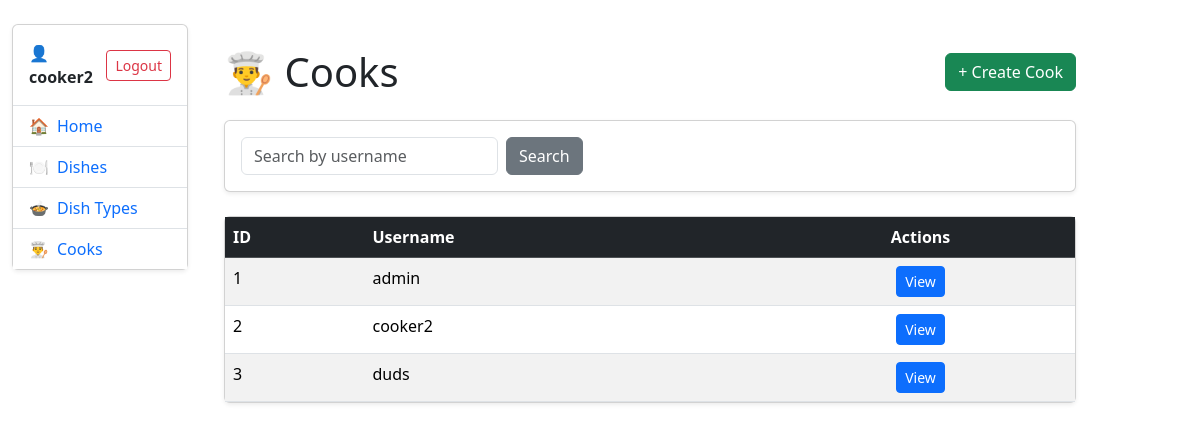
Page /cooks/ (signed in) on the committed database.
### kitchen/models.py (models this page shows, shortened)
class Cook(AbstractUser):
    years_of_experience = models.IntegerField(
        null=True,
        blank=True,
    )

### kitchen/views.py (the view)
# urls.py: path("cooks/", CookListView.as_view(), name="cook-list"),
class CookListView(LoginRequiredMixin, generic.ListView):
    model = Cook
    paginate_by = 5
    def get_context_data(
        self, *, object_list = ..., **kwargs
    ):
        context = super(CookListView, self).get_context_data(**kwargs)
        username = self.request.GET.get("username", "")
        context["search_form"] = CookSearchForm(
            initial={"username": username}
        )
        return context
    def get_queryset(self):
        queryset = super().get_queryset()
        username = self.request.GET.get("username")
        if username:
            queryset = queryset.filter(username__icontains=username)
        return queryset

### kitchen/forms.py
class CookSearchForm(forms.Form):
    username = forms.CharField(
        max_length=255,
        required=False,
        label="",
        widget=forms.TextInput(
            attrs={
                "placeholder": "Search by username",
                "class": "form-control",
            }
        )
    )

### templates/kitchen/cook_list.html (shortened to what this page needs)
{% extends "base.html" %}
{% block content %}
<div class="container mt-4">
  <div class="d-flex justify-content-between align-items-center mb-4">
    <h1 class="mb-0">👨‍🍳 Cooks</h1>
    <a class="btn btn-success" href="{% url 'kitchen:cook-create' %}">
      + Create Cook
    </a>
  </div>
  <div class="card mb-4 shadow-sm">
    <div class="card-body">
      <form class="d-flex gap-2" method="get">
        {{ search_form }}
        <button class="btn btn-secondary" type="submit">
          Search
        </button>
      </form>
    </div>
  </div>
  <div class="card shadow-sm">
    <div class="card-body p-0">
      <table class="table table-striped table-hover mb-0">
        <thead class="table-dark">
          <tr>
            <th>ID</th>
            <th>Username</th>
            <th class="text-center">Actions</th>
          </tr>
        </thead>
        <tbody>
          {% for cook in cook_list %}
            <tr>
              <td>{{ cook.id }}</td>
              <td>{{ cook.username }}</td>
              <td class="text-center">
                <a class="btn btn-sm btn-primary"
                   href="{% url 'kitchen:cook-detail' cook.id %}">
                  View
                </a>
              </td>
            </tr>
          {% empty %}
            <tr>
              <td colspan="3" class="text-center text-muted py-4">
                No cooks found.
              </td>
            </tr>
          {% endfor %}
        </tbody>
      </table>
    </div>
  </div>
</div>
{% endblock %}

### templates/includes/sidebar.html (shortened to what this page needs)
<div class="card shadow-sm">
  <div class="card-body p-0">
    {% if user.is_authenticated %}
      <div class="p-3 border-bottom d-flex align-items-center justify-content-between">
        <div>
          <strong>👤 {{ user.username }}</strong>
        </div>
        <form action="{% url 'logout' %}" method="post" class="mb-0">
          <button class="btn btn-sm btn-outline-danger" type="submit">
            Logout
          </button>
        </form>
      </div>
    {% else %}
      <div class="p-3 border-bottom text-center">
        <a class="btn btn-outline-primary w-100" href="{% url 'login' %}">
          Login
        </a>
      </div>
    {% endif %}
    <ul class="list-group list-group-flush">
      <li class="list-group-item">
        <a class="text-decoration-none d-flex align-items-center gap-2"
           href="{% url 'kitchen:index' %}">
          🏠 <span>Home</span>
        </a>
      </li>
      <li class="list-group-item">
        <a class="text-decoration-none d-flex align-items-center gap-2"
           href="{% url 'kitchen:dish-list' %}">
          🍽️ <span>Dishes</span>
        </a>
      </li>
      <li class="list-group-item">
        <a class="text-decoration-none d-flex align-items-center gap-2"
           href="{% url 'kitchen:dish-type-list' %}">
          🍲 <span>Dish Types</span>
        </a>
      </li>
      <li class="list-group-item">
        <a class="text-decoration-none d-flex align-items-center gap-2"
           href="{% url 'kitchen:cook-list' %}">
          👨‍🍳 <span>Cooks</span>
        </a>
      </li>
    </ul>
  </div>
</div>

### rows in the picture
Cook: username "cooker2", id "2"
Cook: id "1", username "admin"
Cook: id "3", username "duds"
